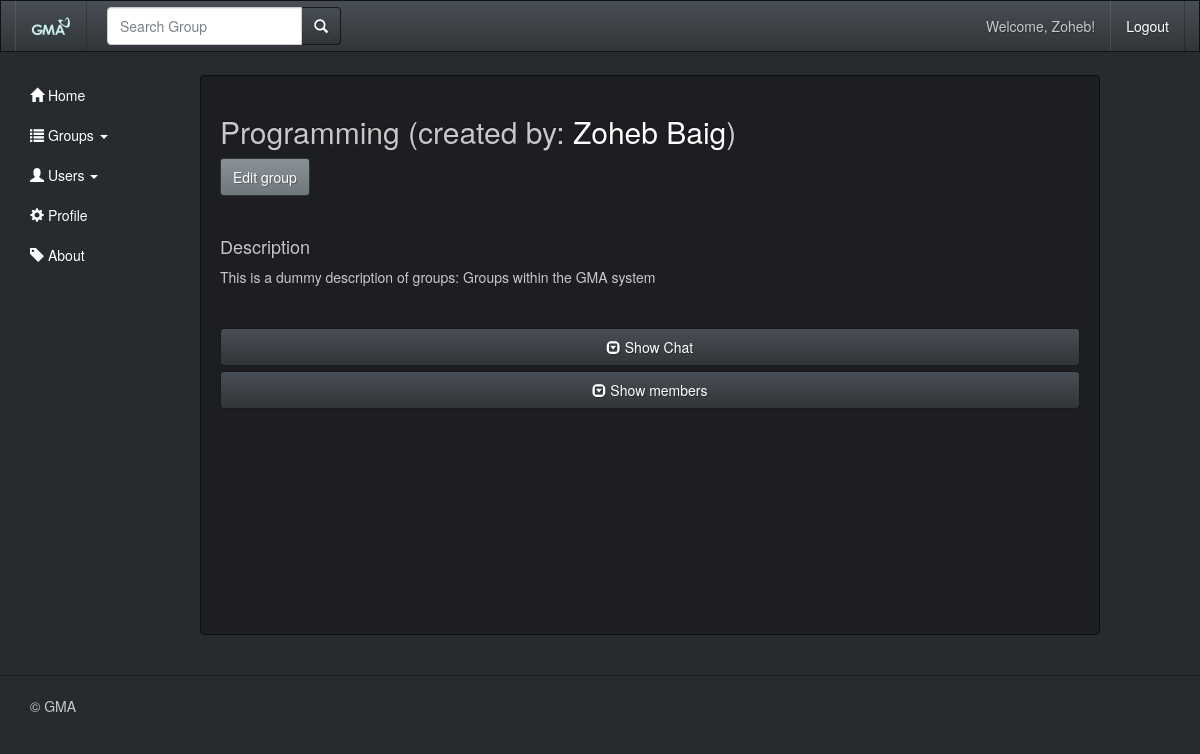
Page /group/id/27/ (signed in) on the committed database.
### messaging/models.py (models this page shows, shortened)
class Recipient(models.Model):
    is_group_recipient = models.BooleanField(default=False)

class Group(Recipient):
    name = models.CharField(max_length=256, unique=True)
    description = models.CharField(max_length=1024)
    owner = models.ForeignKey(User, related_name="owned_groups")
    members = models.ManyToManyField(User, related_name='messaging_groups')
    class Meta:
        ordering = ['name']

### messaging/views_groups.py (the view)
# urls.py: url(r'^group/id/(?P<group_id>\w+)/$', views_groups.group_by_id, name='group_page'),
@login_required()
def group_by_id(request, group_id):
    context_dict = {}
    try:
        group = Group.objects.get(id=group_id)
    except Group.DoesNotExist:
        raise Http404
    if request.method == 'POST':
        if request.POST.get("action_type", "") == "add":
            group.members.add(request.user)
        elif request.POST.get("action_type", "") == "remove":
            group.members.remove(request.user)
    context_dict['group'] = group
    context_dict['is_member'] = group.members.filter(id=request.user.id).exists()
    context_dict['is_owner'] = is_group_owned(request.user, group_id)
    return render_to_response('GMA/group.html', context_dict, RequestContext(request))

### messaging/views_groups.py (called while the page is built)
def is_group_owned(user, group_id):
    group = Group.objects.get(id = group_id)
    return group.owner == user

### templates/GMA/group.html (shortened to what this page needs)
{% extends "GMA/base_sidebar.html" %}
{% block page_block %}
    <h2>{{ group.name }} (created by: <a href="/user/id/{{ group.owner.id }}">{{ group.owner.first_name }} {{ group.owner.last_name }}</a>)</h2>
    {% if is_owner %}
        <a href="/edit_group/id/{{ group.id }}" class="btn btn-primary">Edit group</a>
    {% endif %}
    <hr/>
    <h4>Description</h4>
    <p class="text-justify large-bottom">{{ group.description }}</p>
    <hr/>
    {% if is_member %}
        <button id="toggle-button" class="btn btn-default btn-block small-bottom" data-toggle="collapse" data-target="#messaging_collapse">
            <span class="glyphicon glyphicon-collapse-down"></span> Show Chat</button>
    {% endif %}
    <button id="toggle-button-members" class="btn btn-default btn-block" data-toggle="collapse" data-target="#members_collapse">
        <span class="glyphicon glyphicon-collapse-down"></span> Show members</button>
{% endblock %}
{% block script_block %}
    {% load static %}
{% endblock %}

### templates/GMA/base.html (shortened to what this page needs)
<!DOCTYPE html>
{% load static %}
<html>
<head>
    <link href="{% static 'css/bootstrap.css'%} " rel="stylesheet">
    <link href="{% static 'css/gma.css'%} " rel="stylesheet">
</head>
<body style="padding-top: 75px;">
<nav class="navbar navbar-fixed-top" role="navigation">
    <div class="container">
        <div class="collapse navbar-collapse" id="my_nav">
            <ul class="nav navbar-nav navbar-left">
                <li><a class="navbar-brand" href="/home/"><img src="{% static "img/GMA_light_small.png" %}" style="max-height: 100%;"/> </a></li>
                <li>
                    <form class="navbar-form" role="search" method="get" action="/group/search/">
                        <div class="input-group">
                            <input type="text" class="form-control" placeholder="Search Group" name="grp_name" />
                            <div class="input-group-btn">
                                <button class="btn btn-default" type="submit"><i class="glyphicon glyphicon-search"></i></button>
                            </div>
                        </div></form></li>
            </ul>
            <ul class="nav navbar-nav navbar-right">
                {% if user.is_authenticated %}
                    <li class="navbar-text">Welcome, {{ user.first_name }}!</li>
                    <li><a href="/logout/">Logout</a></li>
                {% else %}
                    <li><a href="/register/">Register</a></li>
                    <li><a href="/login/">Login</a></li>
                {% endif %}
            </ul>
        </div>
    </div>
</nav>
<div class="container-fluid">
    {% block body_block %}
    {% endblock %}
</div>
<hr>
<footer>
    <div class="container">
        <p>&copy; GMA</p>
    </div>
</footer>
</body>
</html>

### static/css/gma.css (style rules this page uses)
.small-bottom { margin-bottom: 5px; }
.large-bottom { margin-bottom: 12px; }

### rows in the picture
Group: name "Programming", owner.first_name "Zoheb", owner.last_name "Baig", description "This is a dummy description of groups: Groups within the GMA system"

### other values in the picture
{{ user.first_name }} "Zoheb"
